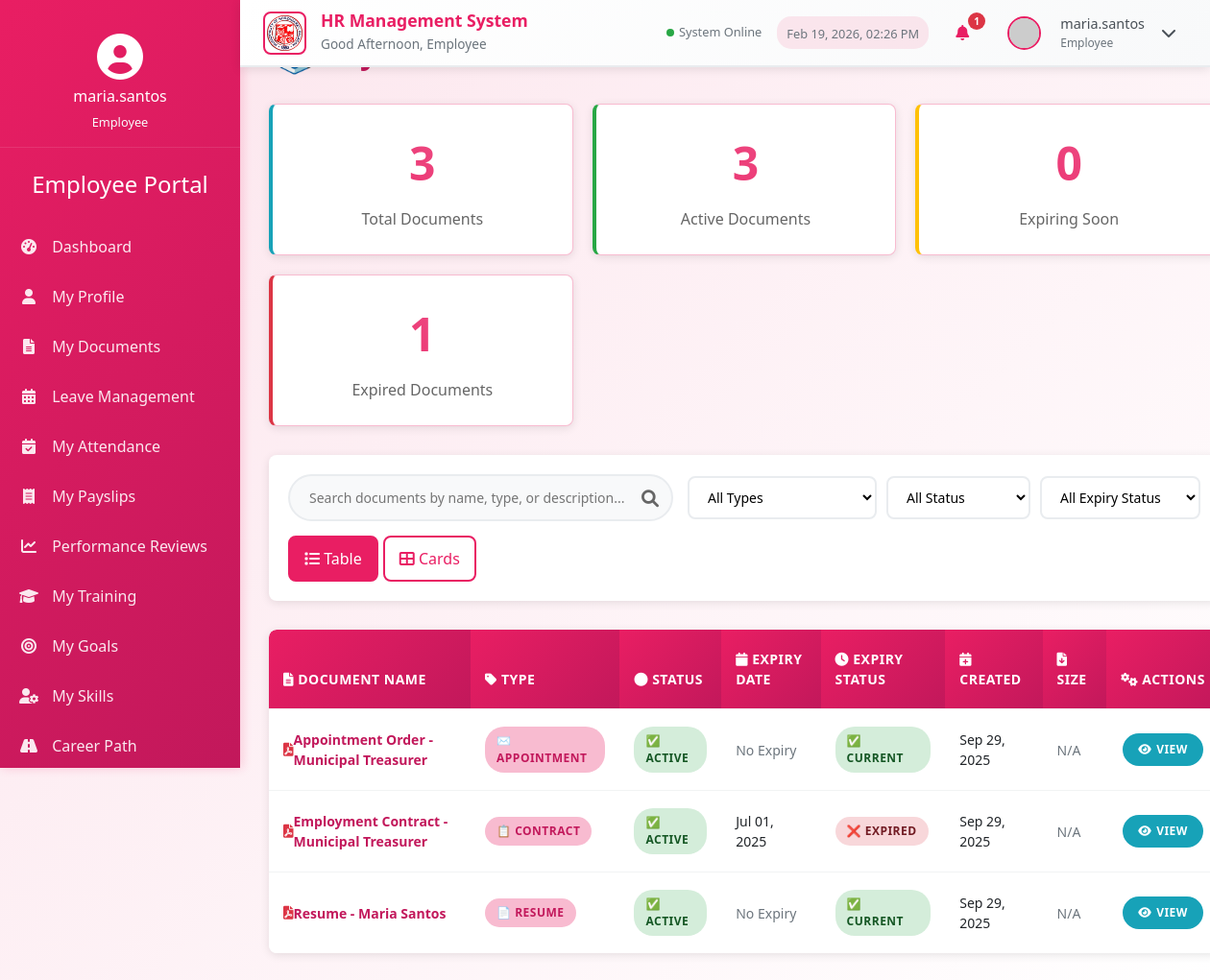
The app's page /my_document.php (signed in), older data.
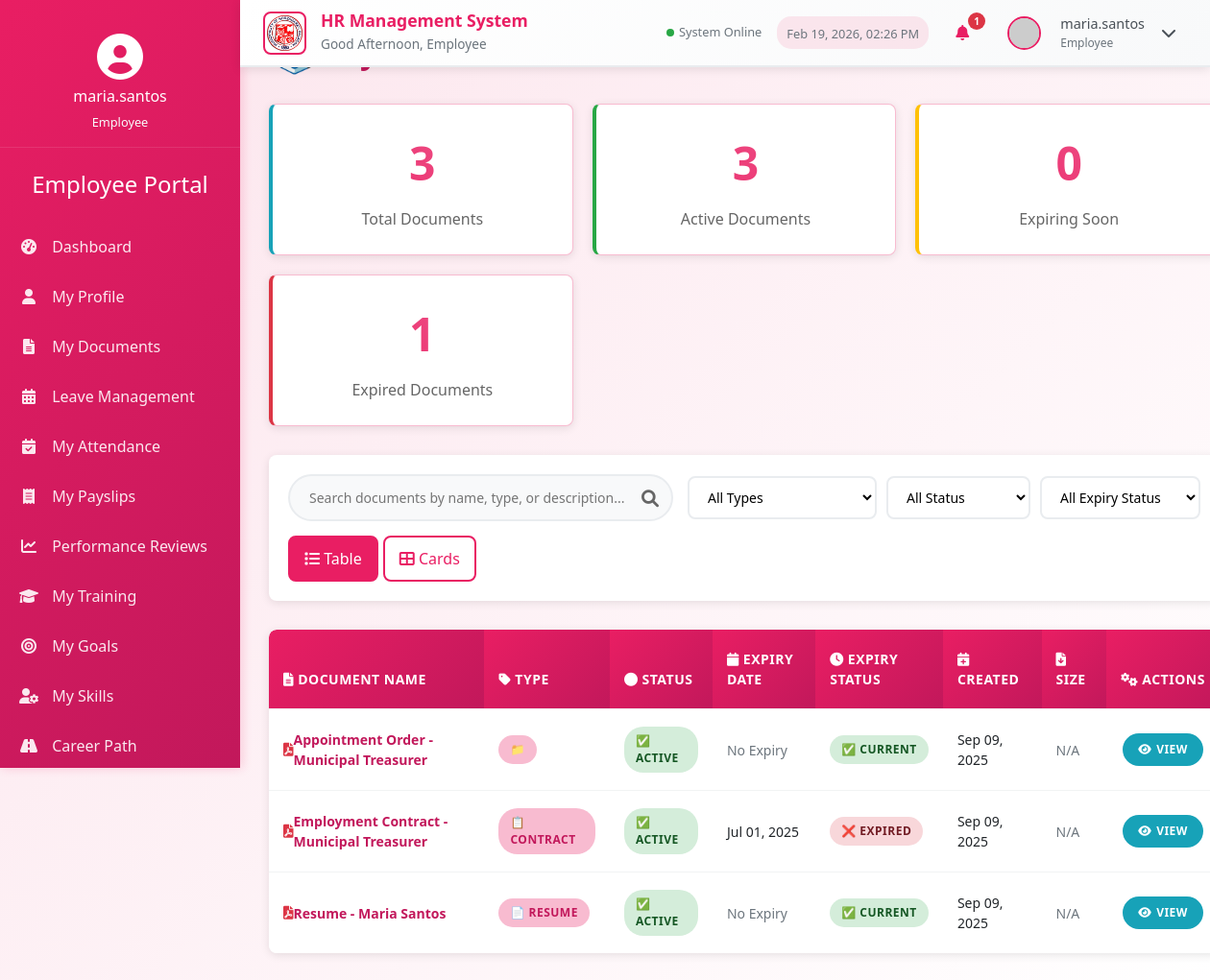
The same page, newer data.
### tables this page shows
CREATE TABLE `document_management` (
  `document_id` int(11) NOT NULL,
  `employee_id` int(11) NOT NULL,
  `document_type` enum('Contract','ID','Resume','Certificate','Performance Review','Other') NOT NULL,
  `document_name` varchar(255) NOT NULL,
  `file_path` varchar(255) NOT NULL,
  `upload_date` timestamp NOT NULL DEFAULT current_timestamp(),
  `expiry_date` date DEFAULT NULL,
  `document_status` enum('Active','Expired','Pending Review') DEFAULT 'Active',
  `notes` text DEFAULT NULL,
  `created_at` timestamp NOT NULL DEFAULT current_timestamp(),
  `updated_at` timestamp NOT NULL DEFAULT current_timestamp() ON UPDATE current_timestamp()
);

### my_document.php (the view, shortened to what the changed rows need)
<?php
$host = 'localhost';
$dbname = 'hr_system';
$username = 'root';
$password = '';
try {
    $pdo = new PDO("mysql:host=$host;dbname=$dbname", $username, $password);
    $pdo->setAttribute(PDO::ATTR_ERRMODE, PDO::ERRMODE_EXCEPTION);
} catch(PDOException $e) {
    die("Connection failed: " . $e->getMessage());
}
$stmt = $pdo->prepare("
    SELECT employee_id
    FROM users
    WHERE user_id = ?
");
$stmt->execute([$_SESSION['user_id']]);
$user = $stmt->fetch(PDO::FETCH_ASSOC);
$employee_id = $user['employee_id'];
$stmt = $pdo->prepare("
    SELECT
        dm.*,
        CONCAT(pi.first_name, ' ', pi.last_name) as employee_name,
        pi.first_name,
        pi.last_name,
        ep.employee_number,
        jr.title as job_title,
        jr.department,
        CASE
            WHEN dm.expiry_date IS NOT NULL AND dm.expiry_date < CURDATE() THEN 'Expired'
            WHEN dm.expiry_date IS NOT NULL AND dm.expiry_date <= DATE_ADD(CURDATE(), INTERVAL 30 DAY) THEN 'Expiring Soon'
            WHEN dm.expiry_date IS NOT NULL AND dm.expiry_date <= DATE_ADD(CURDATE(), INTERVAL 90 DAY) THEN 'Expiring Later'
            ELSE 'Current'
        END as expiry_status,
        DATEDIFF(dm.expiry_date, CURDATE()) as days_until_expiry,
        CASE
            WHEN dm.file_path IS NOT NULL AND dm.file_path != '' THEN
                SUBSTRING_INDEX(dm.file_path, '.', -1)
            ELSE NULL
        END as file_extension
    FROM document_management dm
    LEFT JOIN employee_profiles ep ON dm.employee_id = ep.employee_id
    LEFT JOIN personal_information pi ON ep.personal_info_id = pi.personal_info_id
    LEFT JOIN job_roles jr ON ep.job_role_id = jr.job_role_id
    WHERE dm.employee_id = ?
    ORDER BY dm.created_at DESC
");
$stmt->execute([$employee_id]);
$documents = $stmt->fetchAll(PDO::FETCH_ASSOC);
$documentTypes = [
    'Contract' => '📋',
    'Appointment' => '✉️',
    'Certificate' => '🏆',
    'License' => '🆔',
    'Training' => '🎓',
    'Resume' => '📄',
    'ID Copy' => '🪪',
    'Medical Certificate' => '🏥',
    'Clearance' => '✅',
    'Other' => '📁'
];
function formatFileSize($filePath) {
    if (!file_exists($filePath)) return 'N/A';
    $bytes = filesize($filePath);
    $units = ['B', 'KB', 'MB', 'GB'];
    $bytes = max($bytes, 0);
    $pow = floor(($bytes ? log($bytes) : 0) / log(1024));
    $pow = min($pow, count($units) - 1);
    $bytes /= pow(1024, $pow);
    return round($bytes, 2) . ' ' . $units[$pow];
}
?>
<!DOCTYPE html>
<html lang="en">
<head>
    <link rel="stylesheet" href="https://stackpath.bootstrapcdn.com/bootstrap/4.5.2/css/bootstrap.min.css">
    <link rel="stylesheet" href="https://cdnjs.cloudflare.com/ajax/libs/font-awesome/6.0.0/css/all.min.css">
    <link rel="stylesheet" href="styles.css?v=enhanced">
</head>
<body>
    <div class="container-fluid">
        <div class="row">
            <div class="main-content col-md-10">
                <h2 class="section-title">My Documents</h2>
                <div class="table-container" id="tableView">
                    <table class="table" id="documentsTable">
                        <thead>
                            <tr>
                                <th><i class="fas fa-file-alt"></i> Document Name</th>
                                <th><i class="fas fa-tag"></i> Type</th>
                                <th><i class="fas fa-circle"></i> Status</th>
                                <th><i class="fas fa-calendar"></i> Expiry Date</th>
                                <th><i class="fas fa-clock"></i> Expiry Status</th>
                                <th><i class="fas fa-calendar-plus"></i> Created</th>
                                <th><i class="fas fa-file-download"></i> Size</th>
                                <th><i class="fas fa-cogs"></i> Actions</th>
                            </tr>
                        </thead>
                        <tbody>
                            <?php foreach ($documents as $document): ?>
                            <tr data-document='<?= json_encode($document) ?>'>
                                <td>
                                    <?php
                                    $fileIcon = '';
                                    if ($document['file_extension']) {
                                        switch(strtolower($document['file_extension'])) {
                                            case 'pdf': $fileIcon = '<i class="fas fa-file-pdf text-danger"></i>'; break;
                                        }
                                    }
                                    ?>
                                    <?php if ($document['file_path'] && file_exists($document['file_path'])): ?>
                                        <a href="<?= htmlspecialchars($document['file_path']) ?>"
                                           class="document-name-link" target="_blank">
                                            <?= $fileIcon ?>
                                            <span><?= htmlspecialchars($document['document_name']) ?></span>
                                        </a>
                                    <?php else: ?>
                                        <span class="document-name-link">
                                            <?= $fileIcon ?>
                                            <span><?= htmlspecialchars($document['document_name']) ?></span>
                                        </span>
                                    <?php endif; ?>
                                </td>
                                <td>
                                    <span class="document-type-badge">
                                        <?= $documentTypes[$document['document_type']] ?? '📁' ?>
                                        <?= htmlspecialchars($document['document_type']) ?>
                                    </span>
                                </td>
                                <td>
                                    <span class="status-badge status-<?= strtolower($document['document_status']) ?>">
                                        <?= $document['document_status'] === 'Active' ? '✅' : '❌' ?>
                                        <?= htmlspecialchars($document['document_status']) ?>
                                    </span>
                                </td>
                                <td>
                                    <?php if ($document['expiry_date']): ?>
                                        <span title="<?= date('F j, Y', strtotime($document['expiry_date'])) ?>">
                                            <?= date('M d, Y', strtotime($document['expiry_date'])) ?>
                                        </span>
                                    <?php else: ?>
                                        <span class="text-muted">No Expiry</span>
                                    <?php endif; ?>
                                </td>
                                <td>
                                    <span class="expiry-badge expiry-<?= strtolower(str_replace(' ', '', $document['expiry_status'])) ?>">
                                        <?php
                                        switch($document['expiry_status']) {
                                            case 'Current': echo '✅'; break;
                                            case 'Expired': echo '❌'; break;
                                        }
                                        ?>
                                        <?= $document['expiry_status'] ?>
                                    </span>
                                </td>
                                <td>
                                    <span title="<?= date('F j, Y g:i A', strtotime($document['created_at'])) ?>">
                                        <?= date('M d, Y', strtotime($document['created_at'])) ?>
                                    </span>
                                </td>
                                <td>
                                    <span class="text-muted">
                                        <?= $document['file_path'] ? formatFileSize($document['file_path']) : 'N/A' ?>
                                    </span>
                                </td>
                                <td>
                                    <button class="btn-enhanced btn-view"
                                            onclick="viewDocumentDetails(<?= $document['document_id'] ?>)"
                                            title="View Details">
                                        <i class="fas fa-eye"></i> View
                                    </button>
                                </td>
                            </tr>
                            <?php endforeach; ?>
                        </tbody>
                    </table>
                </div>
            </div>
        </div>
    </div>
</body>
</html>

Row changes from the older to the newer data that the page shows:
changed document_management "Appointment Order - Municipal Treasurer": document_type "✉️" → "📁"; created_at "Sep 29, 2025" → "Sep 09, 2025"; document_type "APPOINTMENT" → (not shown)
changed document_management "Employment Contract - Municipal Treasurer": created_at "Sep 29, 2025" → "Sep 09, 2025"
changed document_management "Resume - Maria Santos": created_at "Sep 29, 2025" → "Sep 09, 2025"
